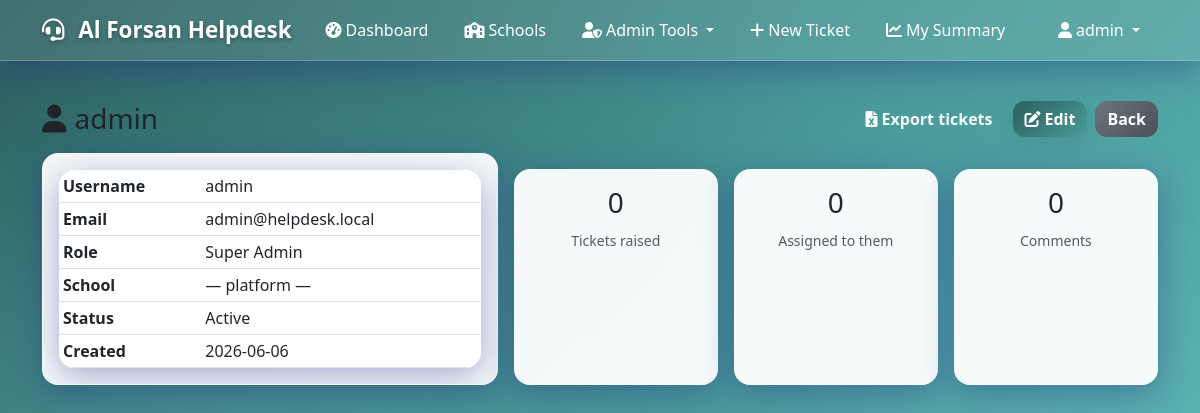
The page /admin/view_user/1 (signed in) on the database its author committed.
### models.py (models this page shows, shortened)
class SystemSettings(db.Model):
    __tablename__ = 'system_settings'
    id = db.Column(db.Integer, primary_key=True)
    system_name = db.Column(db.String(100), nullable=False, default='Al Qeyam Helpdesk')
    logo_filename = db.Column(db.String(200), nullable=True)
    updated_at = db.Column(db.DateTime, default=utc_now, onupdate=utc_now)

class User(UserMixin, db.Model):
    __tablename__ = 'users'
    id = db.Column(db.Integer, primary_key=True)
    username = db.Column(db.String(80), unique=True, nullable=False)
    email = db.Column(db.String(120), unique=True, nullable=False)
    password_hash = db.Column(db.String(255), nullable=False)
    role = db.Column(db.String(20), default='user')  # see ALL_ROLES
    department = db.Column(db.Text, nullable=True)  # free text / admin module permissions as JSON
    is_active = db.Column(db.Boolean, default=True)
    created_at = db.Column(db.DateTime, default=utc_now)
    school_id = db.Column(db.Integer, db.ForeignKey('schools.id'), nullable=True, index=True)
    full_name = db.Column(db.String(120), nullable=True)
    must_change_password = db.Column(db.Boolean, default=False)
    school = db.relationship('School', foreign_keys=[school_id])
    @property
    def display_name(self):
        return self.full_name or self.username

### app.py (the view)
@app.route('/admin/view_user/<int:user_id>')
@require_module_access('user_management')
@platform_scope
def view_user(user_id):
    user = _find_user_or_404(user_id)
    created = Ticket.query.filter_by(created_by=user.id).order_by(Ticket.created_at.desc()).limit(25).all()
    assigned = Ticket.query.filter_by(assigned_to=user.id).order_by(Ticket.created_at.desc()).limit(25).all()
    stats = {
        'created': Ticket.query.filter_by(created_by=user.id).count(),
        'assigned': Ticket.query.filter_by(assigned_to=user.id).count(),
        'comments': Comment.query.filter_by(user_id=user.id).count(),
    }
    return render_template('view_user.html', user=user, created=created, assigned=assigned, stats=stats)

### access.py (called while the page is built)
def check_module_access(module_name):
    if not current_user.is_authenticated:
        return False
    if current_user.role == ROLE_SUPER_ADMIN:
        return True
    if current_user.role not in MODULE_PERMISSIONS.get(module_name, []):
        return False
    if current_user.role == ROLE_ADMIN:
        return _admin_module_overrides(current_user).get(module_name, True) is not False
    return True

def require_module_access(module_name):
    def decorator(f):
        @login_required
        @wraps(f)
        def decorated_function(*args, **kwargs):
            if not check_module_access(module_name):
                flash('Access denied. You do not have permission to access this module.', 'error')
                return redirect(url_for('dashboard'))
            return f(*args, **kwargs)
        return decorated_function
    return decorator

### app.py (called while the page is built)
@login_manager.user_loader
def load_user(user_id):
    try:
        user = unscoped_get(User, int(user_id))
    except (TypeError, ValueError):
        return None
    if not user or not user.is_active:
        return None
    if user.role != ROLE_SUPER_ADMIN:
        school = db.session.get(School, user.school_id) if user.school_id else None
        if not school or not school.is_active:
            return None
    return user

@app.context_processor
def inject_system_settings():
    try:
        school = active_school()
        if school:
            branding = school
            theme = build_theme(school.primary_color, school.secondary_color)
        else:
            branding = _PlatformBranding(SystemSettings.query.first())
            theme = build_theme()
        return {'system_settings': branding, 'current_school': school, 'theme': theme}
    except Exception:
        logger.exception('Failed to build branding context')
        return {'system_settings': _PlatformBranding(), 'current_school': None, 'theme': build_theme()}

@app.after_request
def after_request(response):
    response.headers.setdefault('X-Content-Type-Options', 'nosniff')
    response.headers.setdefault('X-Frame-Options', 'SAMEORIGIN')
    response.headers.setdefault('Referrer-Policy', 'strict-origin-when-cross-origin')
    if current_user and current_user.is_authenticated and request.endpoint != 'static':
        response.headers['Cache-Control'] = 'no-store'   # never cache another tenant's pages
    if response.status_code >= 500:
        logger.error(f"Response: {response.status_code} for {request.method} {request.path}")
    return response

### templates/view_user.html (shortened to what this page needs)
{% extends "base.html" %}
{% block content %}
<div class="d-flex justify-content-between align-items-center mb-3 flex-wrap gap-2">
    <h3 class="mb-0"><i class="fas fa-user me-2"></i>{{ user.display_name }}</h3>
    <div class="d-flex gap-2">
        <a class="btn btn-outline-light" href="{{ url_for('download_user_tickets', user_id=user.id) }}"><i class="fas fa-file-excel me-1"></i>Export tickets</a>
        <a class="btn btn-primary" href="{{ url_for('edit_user', user_id=user.id) }}"><i class="fas fa-edit me-1"></i>Edit</a>
        <a class="btn btn-secondary" href="{{ url_for('admin_users') }}">Back</a>
    </div>
</div>
<div class="row g-3 mb-3">
    <div class="col-md-5"><div class="card h-100"><div class="card-body">
        <table class="table table-sm mb-0">
            <tr><th>Username</th><td>{{ user.username }}</td></tr>
            <tr><th>Email</th><td>{{ user.email }}</td></tr>
            <tr><th>Role</th><td>{{ user.role.replace('_', ' ')|title }}</td></tr>
            <tr><th>School</th><td>{{ user.school.name if user.school else '— platform —' }}</td></tr>
            <tr><th>Status</th><td>{{ 'Active' if user.is_active else 'Inactive' }}</td></tr>
            <tr><th>Created</th><td>{{ user.created_at.strftime('%Y-%m-%d') if user.created_at else '' }}</td></tr>
        </table>
    </div></div></div>
    <div class="col-md-7"><div class="row g-3 h-100">
        <div class="col-4"><div class="card text-center h-100"><div class="card-body"><h3>{{ stats.created }}</h3><small class="text-muted">Tickets raised</small></div></div></div>
        <div class="col-4"><div class="card text-center h-100"><div class="card-body"><h3>{{ stats.assigned }}</h3><small class="text-muted">Assigned to them</small></div></div></div>
        <div class="col-4"><div class="card text-center h-100"><div class="card-body"><h3>{{ stats.comments }}</h3><small class="text-muted">Comments</small></div></div></div>
    </div></div>
</div>
{% endblock %}

### templates/base.html (shortened to what this page needs)
<!DOCTYPE html>
<html lang="en">
<head>
    <link href="https://cdn.jsdelivr.net/npm/bootstrap@5.3.0/dist/css/bootstrap.min.css" rel="stylesheet">
    <link href="https://cdnjs.cloudflare.com/ajax/libs/font-awesome/6.0.0/css/all.min.css" rel="stylesheet">
</head>
<body>
    <nav class="navbar navbar-expand-lg navbar-dark">
        <div class="container">
            <a class="navbar-brand" href="{{ url_for('dashboard') if current_user.is_authenticated else url_for('index') }}">
                {% if system_settings.logo_filename %}
                    <img src="{{ url_for('static', filename='uploads/' + system_settings.logo_filename) }}" alt="Logo" style="height:32px;width:auto;margin-right:8px;vertical-align:middle;object-fit:contain;">
                {% else %}
                    <i class="fas fa-headset me-2"></i>
                {% endif %}{{ system_settings.system_name }}
            </a>
            <div class="collapse navbar-collapse" id="navbarNav">
                <ul class="navbar-nav me-auto">
                    {% if current_user.is_authenticated %}
                        <li class="nav-item">
                            <a class="nav-link" href="{{ url_for('dashboard') }}">
                                <i class="fas fa-tachometer-alt me-1"></i>Dashboard
                            </a>
                        </li>
                        {% if current_user.role == 'super_admin' %}
                            <li class="nav-item">
                                <a class="nav-link" href="{{ url_for('tenant.platform_dashboard') }}">
                                    <i class="fas fa-school me-1"></i>Schools
                                </a>
                            </li>
                        {% endif %}
                        {% if current_user.role in ['admin', 'super_admin'] %}
                            <li class="nav-item dropdown">
                                <a class="nav-link dropdown-toggle" href="#" id="adminDropdown" role="button" data-bs-toggle="dropdown">
                                    <i class="fas fa-user-shield me-1"></i>Admin Tools
                                </a>
                            </li>
                        {% endif %}
                        {% if current_user.role in ['it_agent', 'fm_agent', 'hse_agent'] %}
                            <li class="nav-item dropdown">
                                <a class="nav-link dropdown-toggle" href="#" id="agentDropdown" role="button" data-bs-toggle="dropdown">
                                    <i class="fas fa-tools me-1"></i>Agent Tools
                                </a>
                                <ul class="dropdown-menu">
                                    <li><a class="dropdown-item" href="{{ url_for('admin_tickets') }}">
                                        <i class="fas fa-list me-1"></i>All Tickets
                                    </a></li>
                                    <li><a class="dropdown-item" href="{{ url_for('admin_search_tickets') }}">
                                        <i class="fas fa-search me-1"></i>Search Tickets
                                    </a></li>
                                    <li><a class="dropdown-item" href="{{ url_for('admin_summary_reports') }}">
                                        <i class="fas fa-chart-bar me-1"></i>Summary Reports
                                    </a></li>
                                    <li><hr class="dropdown-divider"></li>
                                    <li><a class="dropdown-item" href="{{ url_for('create_ticket') }}">
                                        <i class="fas fa-plus me-1"></i>Create Ticket
                                    </a></li>
                                </ul>
                            </li>
                        {% else %}
                            <li class="nav-item">
                                <a class="nav-link" href="{{ url_for('create_ticket') }}">
                                    <i class="fas fa-plus me-1"></i>New Ticket
                                </a>
                            </li>
                            <li class="nav-item">
                                <a class="nav-link" href="{{ url_for('my_ticket_summary') }}">
                                    <i class="fas fa-chart-line me-1"></i>My Summary
                                </a>
                            </li>
                        {% endif %}
                    {% endif %}
                </ul>
                <ul class="navbar-nav">
                    {% if current_user.is_authenticated %}
                        <li class="nav-item dropdown">
                            <a class="nav-link dropdown-toggle" href="#" id="navbarDropdown" role="button" data-bs-toggle="dropdown">
                                <i class="fas fa-user me-1"></i>{{ current_user.username }}
                            </a>
                        </li>
                    {% else %}
                        <li class="nav-item">
                            <a class="nav-link" href="{{ url_for('login') }}">
                                <i class="fas fa-sign-in-alt me-1"></i>Login
                            </a>
                        </li>
                    {% endif %}
                </ul>
            </div>
        </div>
    </nav>
    <main class="container main-content" style="padding-top: 0.5rem;">
        {% block content %}{% endblock %}
    </main>
</body>
</html>

### templates/base.html (style rules this page uses)
:root { --teal-dark: #2c5f5f; --teal-medium: #4a9b9b; --teal-light: #6bc4c4; --teal-lighter: #8dd8d8; --white: #ffffff; --gray-light: #f8f9fa; --gray-medium: #e9ecef; --gray-dark: #6c757d; --shadow-light: rgba(44, 95, 95, 0.1); --shadow-medium: rgba(44, 95, 95, 0.2); --shadow-dark: rgba(44, 95, 95, 0.3); --glass-bg: rgba(255, 255, 255, 0.1); --glass-border: rgba(255, 255, 255, 0.2); --glass-shadow: 0 8px 32px rgba(31, 38, 135, 0.37); }
* { box-sizing: border-box; }
body { background: linear-gradient(135deg, var(--teal-dark) 0%, var(--teal-medium) 50%, var(--teal-light) 100%); min-height: 100vh; font-family: 'Segoe UI', Tahoma, Geneva, Verdana, sans-serif; position: relative; overflow-x: hidden; }
body::before { content: ''; position: fixed; top: 0; left: 0; width: 100%; height: 100%; background: radial-gradient(circle at 20% 80%, rgba(107, 196, 196, 0.3) 0%, transparent 50%), radial-gradient(circle at 80% 20%, rgba(74, 155, 155, 0.3) 0%, transparent 50%), radial-gradient(circle at 40% 40%, rgba(44, 95, 95, 0.2) 0%, transparent 50%); z-index: -1; }
.navbar { background: rgba(255, 255, 255, 0.1) !important; backdrop-filter: blur(20px); border-bottom: 1px solid var(--glass-border); box-shadow: var(--glass-shadow); z-index: 1030; position: fixed; top: 0; left: 0; right: 0; width: 100%; }
.main-content { padding-top: 120px; min-height: calc(100vh - 120px); }
.main-content { position: relative; z-index: 1; }
.main-content .row:first-child { margin-top: 0; }
.main-content .card:first-child { margin-top: 0; }
.navbar-brand { font-weight: 700; font-size: 1.4rem; color: var(--white) !important; text-shadow: 0 2px 4px rgba(0, 0, 0, 0.3); }
.nav-link { color: var(--white) !important; font-weight: 500; border-radius: 8px; margin: 0 2px; padding: 0.5rem 1rem !important; }
.navbar-nav .dropdown { z-index: 1050; }
.card { background: rgba(255, 255, 255, 0.95); backdrop-filter: blur(20px); border: 1px solid var(--glass-border); border-radius: 16px; box-shadow: var(--glass-shadow); overflow: hidden; }
.btn { border-radius: 12px; font-weight: 600; border: none; position: relative; overflow: hidden; }
.btn-primary { background: linear-gradient(135deg, var(--teal-dark) 0%, var(--teal-medium) 100%); color: var(--white); box-shadow: 0 4px 15px var(--shadow-medium); }
.btn-secondary { background: linear-gradient(135deg, var(--gray-dark) 0%, #495057 100%); color: var(--white); }
.table { background: rgba(255, 255, 255, 0.9); backdrop-filter: blur(20px); border-radius: 16px; overflow: hidden; box-shadow: var(--glass-shadow); }
main.container { position: relative; z-index: 1; padding-top: 2rem; padding-bottom: 2rem; }

### rows shown on the page
SystemSettings: system_name "Al Forsan Helpdesk"
User: username "admin", display_name "admin", email "admin@helpdesk.local", role.replace "Super Admin", is_active "Active", created_at "2026-06-06"

### other values the page prints
{{ user.school.name if user.school else '— platform —' }} "— platform —"
{{ stats.created }} "0"
{{ stats.assigned }} "0"
{{ stats.comments }} "0"
